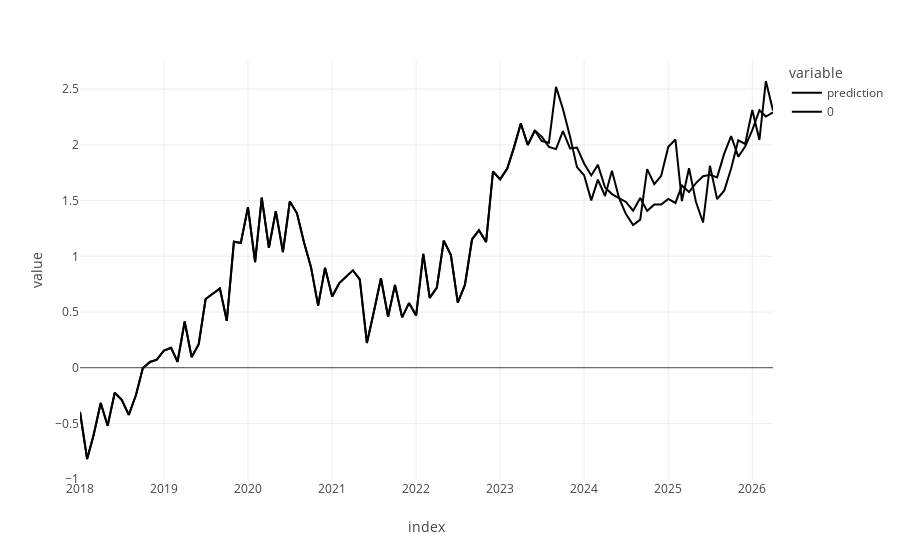

The notebook cell this image was saved under:
### Code cell
plot_series(convert_to_df(data_), prediction, i = 0)
